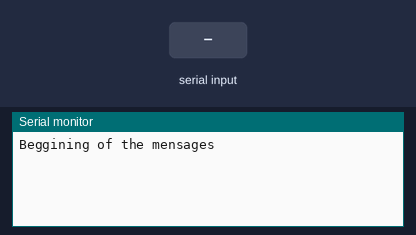
A sketch run on a simulated ESP8266 (NodeMCU). On the bench: the last lines printed to the serial monitor. The test bench sets the inputs (shaded band). WiFi joins after 1.5 s; servers stay silent unless stated.

Above: at 1.2 s.
1.3 s: "1" received over Serial
At 2.5 s:
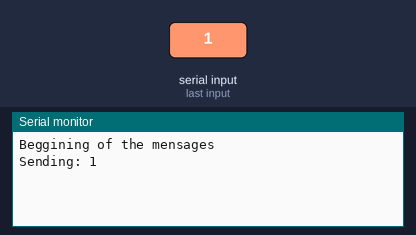
2.8 s: "0" received over Serial
At 4.0 s:
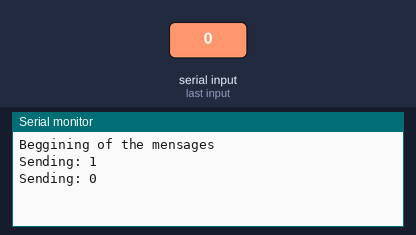
4.3 s: "2" received over Serial
At 5.1 s:
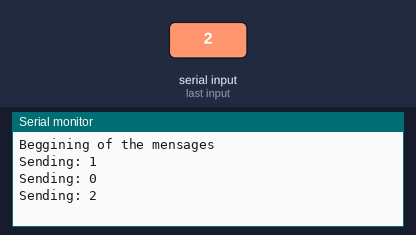

The sketch:

WifiComunication_CS.ino
```cpp
/////////////////////////////////////////////////////////////////////////////////////////////////////////
// Generated  with TUNIOT FOR ESP8266 Website: Easycoding.tn                                           //
// Found in https://github.com/gowgear/UDP-Android-ESP                                                 //
// And also with the help of Arduino Forum found in:                                                   //
// https://forum.arduino.cc/index.php?topic=6666.0                                                     //
//   Communication Client/serveur      //


#include <ESP8266WiFi.h>
#include <WiFiUdp.h>

unsigned int UDPPort = 2380; // local port to listen on
char packetBuffer[255]; //buffer to hold incoming packet

String readStrings;
char c;
char readchars;
char buf[255];
unsigned int len;


WiFiUDP Udp;

//Ip configuration.
const IPAddress local(11, 11, 11, 11); // ip: the IP address of the device.
const IPAddress dns(11, 11, 11, 11); // dns: the address for a DNS server.
const IPAddress netmask(255, 255, 255, 0); // subnet mask
const IPAddress remote(11,11,11,11); // gateway IP address

// Setup
void setup() {
  WiFi.softAPdisconnect(true); //Disconnect stations from the network established by the soft-AP.
  // It is set to true, so it will switch the soft-AP mode off.
  WiFi.disconnect(true); //Disconnects the WiFi shield from the current network.
  WiFi.config(local, dns, netmask); //WiFi.config(ip, dns, subnet);
  WiFi.mode(WIFI_STA); //Mode Station/Client
  WiFi.begin("MyWiFi"); //Tells the server to begin listening for incoming connections at MyWiFi.
  Serial.begin(115200); //Number of the serial port

  Udp.begin(UDPPort); //listening to the port UDPPort
  Serial.println("Beggining of the mensages");
}

void loop() {
  ////////// SENDING MENSAGES
  readStrings=""; //Cleaning the last string
  while (Serial.available()) { //serial is available?
     delay(10);
     // changing char to string:
     if (Serial.available() >0) {
       char c = Serial.read();
       readStrings += c;}
  }
  len = readStrings.length();  //length of the string
  if (len >0) {
     readStrings.toCharArray(buf, len+1); //changing the string to an array of char
     Udp.beginPacket(remote, UDPPort); // Starts the connection to write UDP data to the remote connection. Syntax: UDP.beginPacket(remoteIP, remotePort);
     Udp.write(buf); // Writes UDP data to the remote connection. Must be wrapped between beginPacket() and endPacket(). Syntax: UDP.write(message); message: the outgoing message (char).
     Udp.endPacket();

     Serial.printf("Sending: %s\n", buf); // print my mensage

    }


  ////////// RECEIVING MENSAGES

  int packetSize1 = Udp.parsePacket(); // Checks for the presence of a UDP packet, and reports the size.

  // receive incoming UDP packets
  if (packetSize1) { //if the packet was received then:
    int len = Udp.read(packetBuffer, 255); // Udp.read() Reads UDP data from the specified buffer. If no arguments are given, it will return the next character in the buffer.
    if (len > 0) { // if the size is bigger then 0 then:
      packetBuffer[len] = 0; //at the end of the packetBuffer it puts a 0. This is needed to identify the end of the packet for the Serial.printf().
      Serial.printf("Recieving: %s\n", packetBuffer);
    }
  }
}
```

Measured:
- after the input at 1.3 s, the serial monitor: prints a new line at once (image 1)
- after the input at 2.8 s, the serial monitor: prints a new line at once (image 2)
- after the input at 4.3 s, the serial monitor: prints a new line at once (image 3)
